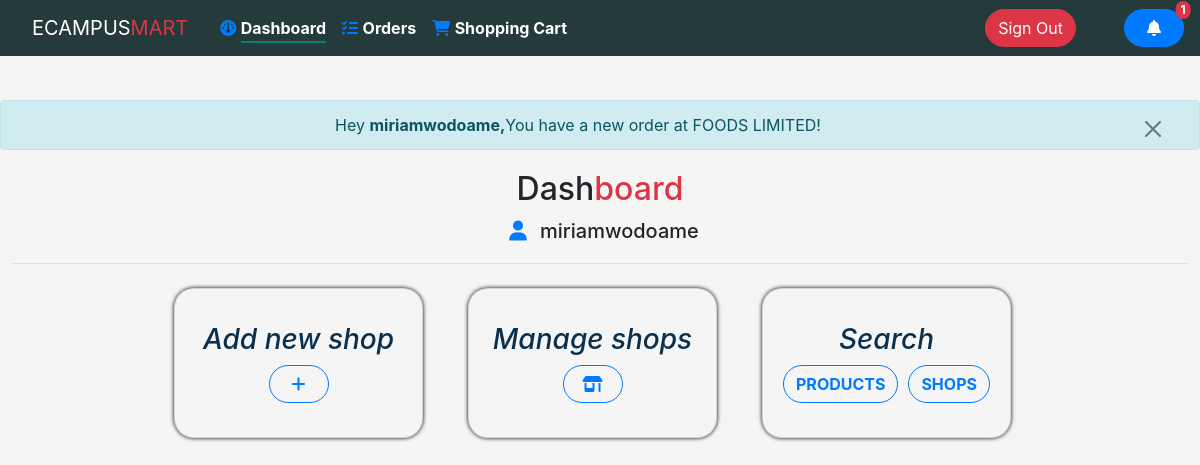
The page /dashboard (signed in) on the database its author committed.
### main/models.py (models this page shows, shortened)
class User(AbstractUser):
    email = models.EmailField(unique=True, verbose_name='email address')
    USERNAME_FIELD = 'email'
    REQUIRED_FIELDS = ['username']
    def get_pending_deliveries_count(self):
        return len([order for order in self.orders_placed.all() if order.get_status() == 'Approved, Pending Delivery' ])
    def get_new_notifications(self):
        return self.notifications.filter(is_read=False)
    def __str__(self):
        return self.username

class Notification(models.Model):
    to = models.ForeignKey(User, on_delete=models.CASCADE, related_name='notifications')
    message = models.TextField()
    is_read = models.BooleanField(default=False)
    date = models.DateTimeField(auto_now_add=True, null=True)
    TYPE_CHOICES = (
        ('ORDER UPDATE', 'o'),
        ('NEW ORDER', 'n')
    )
    type = models.CharField(choices=TYPE_CHOICES, max_length=12, null=True)
    details = models.JSONField(null=True)
    def get_url(self):
        next = f'?from={self.id}'
        if self.type == 'ORDER UPDATE':
            return f'/{self.to}/orders/{self.details["order_pk"]}'+next
        elif self.type == 'NEW ORDER':
            return f'/{self.to}/{self.details["shop_slug"]}/process-order/{self.details["order_pk"]}'+next
    class Meta:
        ordering = ['-date']

### main/views.py (the view)
# urls.py: path('dashboard',views.dashboard, name='dashboard'),
def dashboard(request):
    if not request.user.is_authenticated:
        return redirect("signup")
    context = {}
    return render(request, "main/dashboard.html", context)

### main/templates/main/dashboard.html (shortened to what this page needs)
{% extends 'main/base.html'%}
 {% block content %}
<div class="container-fluid mt-2">
  <div class="row">
    <main role="main">
      <div id="dashboard-items" class="flex-wrap">
        <div>
          <h1 class="h2 border-bottom pt-1 pb-3 text-center" id="username_area">
            <div>
              <span>Dash</span><span class="text-danger">board</span>
            </div>
            <div class="text-nowrap">
              <span class="h5">
                <span class="p-2 text-primary">
                  <i class="fa fa-user"></i>
                </span>{{request.user.username}}
              </span>
            </div>
          </h1>
        </div>
        <section class="dashboard">
          <div class="container-fluid mt-3">
            <div class="new-row row">
              <a class="col-lg-3 col-md-4 col-12" href="{% url 'create_shop'%}">
                <div class="dashboard-container card mb-3">
                  <h3 style="font-style: italic" class="text-nowrap">Add new shop</h3>
                  <button class="btn btn-outline-primary">
                    <i class="fa fa-plus" style="font-weight: 700;"></i>
                  </button>
                </div>
              </a>
              <a class="col-lg-3 col-md-4 col-12" href="{% url 'my_shops' request.user.username %}">
                <div class="dashboard-container card mb-3">
                  <h3 class="normal-a" style="font-style: italic">Manage shops</h3>
                  <div>
                    <button class="btn btn-outline-primary">
                      <i class="fa fa-shop" style="font-weight: 700;"></i>
                    </button>
                  </div>
                </div>
              </a>
              <div class="col-lg-3 col-md-4 col-12" >
                <div class="dashboard-container card mb-3">
                  <h3 class="normal-a" style="font-style: italic" class="text-nowrap">Search</h3>
                  <div style="display: flex;flex-direction: row;">
                    <a href="{% url 'all_products' %}" class="btn btn-outline-primary inside" style="width: fit-content;margin-right: 10px;">
                      <span style="font-weight: 700;">PRODUCTS</span>
                    </a>
                    <a href="{% url 'all_shops' %}" class="btn btn-outline-primary inside" style="width: fit-content;">
                      <span style="font-weight: 700;">SHOPS</span>
                    </a>
                  </div>
                </div>
              </div>
            </div>
          </div>
        </section>
      </div>
    </main>
  </div>
</div>
{% endblock %}

### main/templates/main/base.html (shortened to what this page needs)
{% load static %}
<!DOCTYPE html>
<html lang="en">
<head>
    <link href="https://cdn.jsdelivr.net/npm/bootstrap@5.0.2/dist/css/bootstrap.min.css" rel="stylesheet">
    <link rel="stylesheet" href="https://cdn.jsdelivr.net/npm/bootstrap@4.5.3/dist/css/bootstrap.min.css">
    <link rel="stylesheet" href="https://cdnjs.cloudflare.com/ajax/libs/font-awesome/6.2.0/css/all.min.css" />
</head>
<body>
    <header id="nav-container">
      {% block nav %}
      <nav class="navbar navbar-expand-lg navbar-light fixed-top">
        <a class="navbar-brand mx-3" href="#"><span class="text-white">ECAMPUS</span><span class="text-danger">MART</span></a>
            <div class="collapse navbar-collapse" id="navbarSupportedContent">
              <ul class="navbar-nav mr-auto mx-2">
                {% if request.user.is_authenticated %}
                <li class="nav-item active">
                  <a class="nav-link" href="{% url 'dashboard' %}"> <span class="text-primary"><i class="fa fa-dashboard"></i></span> <span id="dashboard_active" class="span-text text-white fw-bold"> Dashboard</span> </a>
                </li>
                {% endif %}
                {% if request.user.is_authenticated %}
                <li class="nav-item active">
                  <a class="nav-link" href="{% url 'orders' request.user.username %}"> <span class="text-primary"><i class="fa-solid fa-list-check"></i></span>
                     <span class="span-text text-white fw-bold">Orders</span>
                  </a>
                </li>
                <li class="nav-item active">
                  <a class="nav-link" href="{% url 'my_cart' %}"> <span class="text-primary"><i class="fa-solid fa-shopping-cart"></i></span>
                     <span class="span-text text-white fw-bold">Shopping Cart</span>
                  </a>
                </li>
                {% else %}
                 <li class="nav-item active">
                  <a class="nav-link" href="{% url 'home' %}"><span class="text-primary"><i class="fa fa-home"></i></span> <span class="span-text text-white fw-bold">Home</span> </a>
                </li>
                {% endif %}
              </ul>
              {% if request.user.is_authenticated %}
            <a href="{% url 'signout' %}" style="width: fit-content;margin-right: 3rem;color: white;" class="btn btn-danger">
              Sign Out
            </a>
            <div type="button" class="btn btn-primary position-relative" type="button" data-bs-toggle="offcanvas" data-bs-target="#offcanvasRight" aria-controls="offcanvasRight">
              <i class="fa-solid fa-bell"></i></span>
              {% if request.user.get_new_notifications %}
              <span class="position-absolute top-0 start-100 translate-middle badge rounded-pill bg-danger">
                {{request.user.get_new_notifications.count}}
              </span>
              {% endif %}
            </div>
            {% endif %}
            </div>
        </nav>
        {% endblock %}
    </header>
 <main>
  {% for notification in request.user.get_new_notifications %}
  <div style="display: flex; justify-content: center" class="alert alert-info alert-dismissible fade show" role="alert">
    <div>Hey
      <strong>{{request.user.username}},</strong>{{notification.message}}
    </div>
    <button type="button" class="btn-close" data-bs-dismiss="alert" aria-label="Close"></button>
  </div>
  {% endfor %}
   {% block content %}
   {% endblock %}
 </main>
</body>
</html>

### main/templates/main/dashboard.html (style rules this page uses)
main #dashboard-items { display: flex; flex-direction: column; justify-content: start; }
.new-row div h3 { color: rgb(11, 48, 77); }
.dashboard-container { height: 150px; padding: 3%; display: flex; flex-direction: column; align-items: center; justify-content: center; margin-right: 15px; border-radius: 20px; box-shadow: 0 0 4px black; background-color: transparent; }
[class*="btn"] { border-radius: 20px; width: 60px; }
.new-row { display: flex; align-items: center; justify-content: center; }
#dashboard_active::after { content: ""; width: 100%; background-color: #088178; position: absolute; height: 2px; bottom: 0px; left: 0px; border-radius: 25px; }

### rows shown on the page
User: user.get_new_notifications.count "1", user.username "miriamwodoame"
Notification: message "You have a new order at FOODS LIMITED!"
